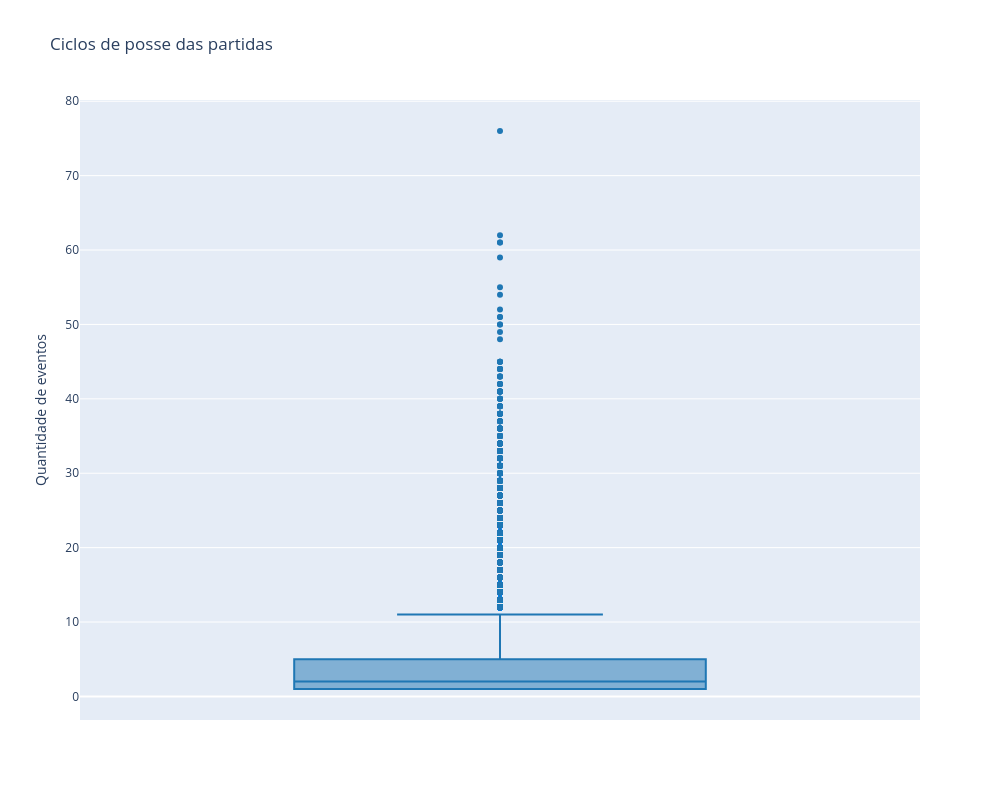

Notebook cell for this chart:
### Code cell
df_possession_agg_pd = df_possession_agg.toPandas()

fig = go.Figure()

#cores = ['#1f77b4', '#ff7f0e', '#2ca02c', '#d62728', '#9467bd']

fig.add_trace(
    go.Box(
        y=df_possession_agg_pd['qtd_eventos'],
        name='',
        marker_color='#1f77b4',
        text=df_possession_agg_pd['possession_id'],
        hovertemplate='%{text}<br>Quantidade de eventos: %{y}<extra></extra>',
        #legendgroup=freq,
        #showlegend=True
    )
)

fig.update_layout(
    title=f'Ciclos de posse das partidas',
    height=800,
    width=1000
)

fig.update_yaxes(title_text='Quantidade de eventos')
fig.show()

### Figure 1 — Plotly figure (JSON) as saved in the notebook; plotly's stock layout.template omitted (floating-point values rounded to 4 significant figures; data arrays with more than 128 entries replaced by an {"elided": "..."} marker saying what was removed)
{"data": [{"hovertemplate": "%{text}<br>Quantidade de eventos: %{y}<extra></extra>", "marker": {"color": "#1f77b4"}, "name": "", "text": {"elided": "116065 float values"}, "type": "box", "y": {"elided": "116065 int values"}}], "layout": {"height": 800, "title": {"text": "Ciclos de posse das partidas"}, "width": 1000, "yaxis": {"title": {"text": "Quantidade de eventos"}}}}
